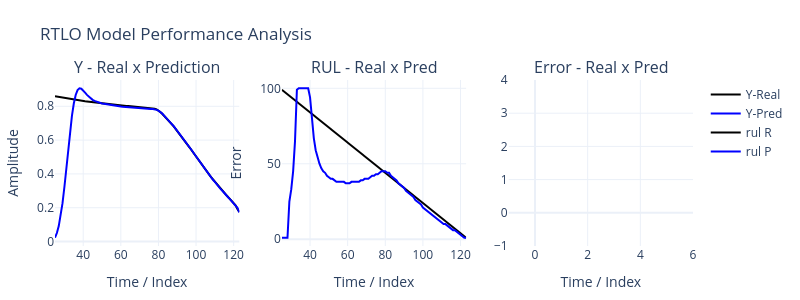

Here is the notebook cell this chart was saved with:
### Code cell
nI,nR,nO,N1,N2,N3,τ= params
X,Y = PrepareDataAhead(sig,n=nI,m=nO)
X,Y = X[:-1],Y[:-1]
rnn = RTLO(nI,nR,nO,[N1,N2,N3],τ)
rnn.ref = len(sig)-nI
for i in range(len(X[:])):
    rnn.PredRul(x=X[i],store=True)
    #rnn.PredRulIntr2(x=X[i],maxRul=len(sig)-nI,store=True,show=False)
    rnn.fit(X[i],Y[i],store=True,show=False)
#print(.wR[0])
print(rnn.εM,rnn.εR)  
PlotPredErrorPLY(rnn)
